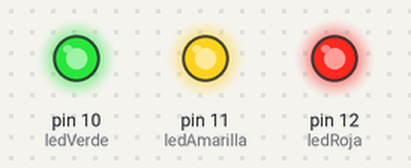
This sketch was run on a simulated Arduino Uno, built with avr-gcc and run on an emulated ATmega328P. Shown: output pins drawn as LEDs (lit = HIGH).

Above: at 0.56 s.
At 1.56 s:
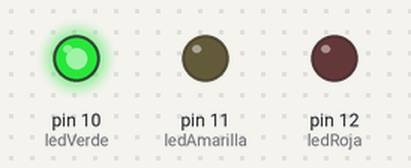
At 3.25 s:
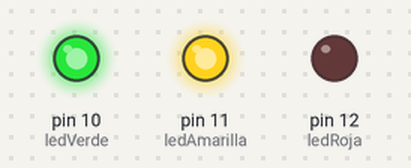
At 7.0 s:
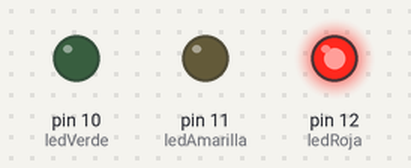
At 10.56 s:
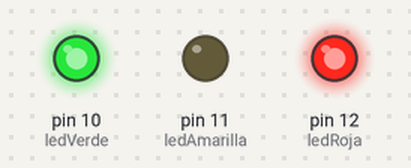
At 14.06 s:
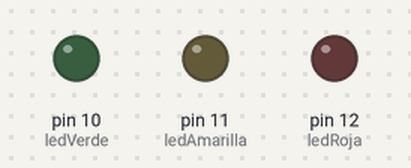
Timing chart, 0 to 14.6 s (numbered marks = the images above):
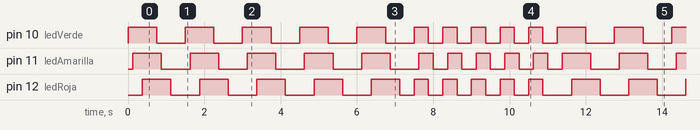

Measured:
- by itself, pin 12 (ledRoja): repeats every 11.3 s: 4 × (LOW 0.75 s, HIGH 0.75 s), 5 × (LOW 0.38 s, HIGH 0.38 s), LOW 0.75 s, HIGH 0.75 s
- by itself, pin 10 (ledVerde), pin 11 (ledAmarilla): repeats every 11.3 s: 4 × (LOW 0.75 s, HIGH 0.75 s), LOW 0.75 s, 5 × (HIGH 0.38 s, LOW 0.38 s), HIGH 0.75 s
- by itself, everything shown: repeats every 11.3 s, in 50 steps

The sketch:

04-LucesDeFeria4.ino
```cpp
/*
Nuestras luces ya no son un semáforo, ahora son una feria. Escribir un programa para que parpadeen todos los leds (los verdes, amarillo y rojos) por turnos. El orden de parpadeo y la frecuencia son libres.
Como bola extra, tratar de que parpadeen por grupos. El objetivo de la tarea y la bola extra es tratar de entender bien el orden en que se realizan las instrucciones.
*/

int ledVerde = 10;
int ledAmarilla = 11;
int ledRoja = 12;

void setup()
{
    pinMode(ledVerde, OUTPUT);
    pinMode(ledAmarilla, OUTPUT);
    pinMode(ledRoja, OUTPUT);
}

void loop()
{
    for (int i = 0; i < 5; i++) //Ahora se encienden y se apagan todas las luces 5 veces al mismo tiempo, pero van apareciendo y desapareciendo de una en una
    {
        digitalWrite(ledVerde, HIGH);
        delay(125);
        digitalWrite(ledAmarilla, HIGH);
        delay(250);
        digitalWrite(ledRoja, HIGH);
        delay(375);

        digitalWrite(ledVerde, LOW);
        delay(125);
        digitalWrite(ledAmarilla, LOW);
        delay(250);
        digitalWrite(ledRoja, LOW);
        delay(375);
    }

    for (int j = 5; j > 0; j--) // Una vez que se repita 5 veces y se acabe el bucle, se repite este bucle 5 veces con las luces encendiéndose y apagándose al mismo tiempo pero la luz amarilla va más despacio. (i--) = (i = i - 1)
    {
        digitalWrite(ledVerde, HIGH);
        digitalWrite(ledRoja, HIGH);
        delay(125);
        digitalWrite(ledAmarilla, HIGH);
        delay(250);

        digitalWrite(ledVerde, LOW);
        digitalWrite(ledRoja, LOW);
        delay(125);
        digitalWrite(ledAmarilla, LOW);
        delay(250);
    }
}
```
